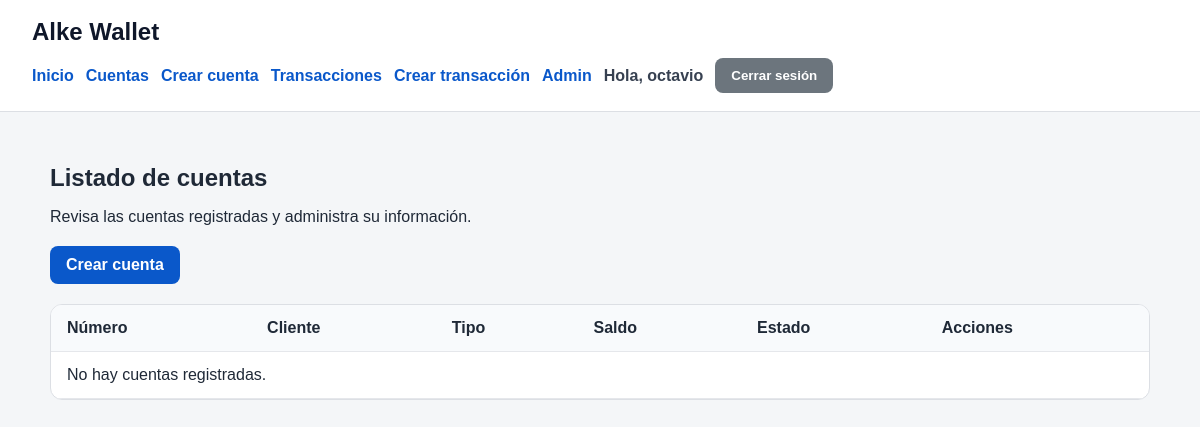
The page /cuentas/ (signed in) on the database as committed earlier.
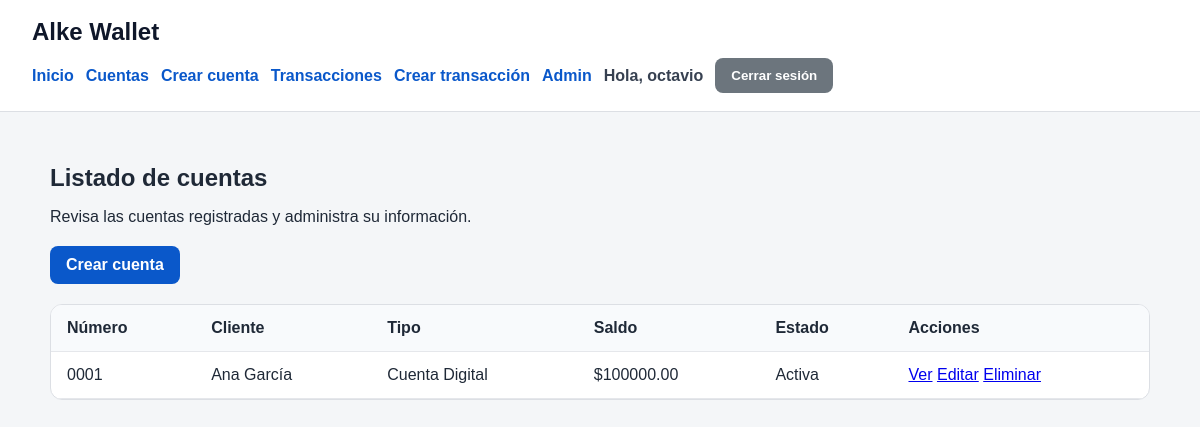
The same page on the database as committed later.
### gestion/models.py (models this page shows, shortened)
class Cuenta(models.Model):
    TIPO_CUENTA_CHOICES = [
        ('ahorro', 'Cuenta de Ahorro'),
        ('corriente', 'Cuenta Corriente'),
        ('digital', 'Cuenta Digital'),
    ]
    cliente = models.ForeignKey(Cliente, on_delete=models.CASCADE, related_name='cuentas')
    numero_cuenta = models.CharField(max_length=20, unique=True)
    tipo_cuenta = models.CharField(max_length=20, choices=TIPO_CUENTA_CHOICES)
    saldo = models.DecimalField(max_digits=12, decimal_places=2, default=0, validators=[MinValueValidator(0)])
    activa = models.BooleanField(default=True)
    creada_en = models.DateTimeField(auto_now_add=True)

class Cliente(models.Model):
    user = models.OneToOneField(User, on_delete=models.CASCADE, related_name='cliente')
    telefono = models.CharField(max_length=20, blank=True, null=True)
    direccion = models.CharField(max_length=255, blank=True, null=True)
    fecha_nacimiento = models.DateField(blank=True, null=True)
    creado_en = models.DateTimeField(auto_now_add=True)
    def __str__(self):
        return self.user.get_full_name() or self.user.username

### gestion/views.py (the view)
# urls.py: path('cuentas/', CuentaListView.as_view(), name='cuenta_list'),
class CuentaListView(LoginRequiredMixin, ListView):
    model = Cuenta
    template_name = 'gestion/cuenta_list.html'
    context_object_name = 'cuentas'

### templates/gestion/cuenta_list.html
{% extends "base.html" %}
{% block content %}
<section class="page-header">
    <h1>Listado de cuentas</h1>
    <p>Revisa las cuentas registradas y administra su información.</p>
</section>
<a class="btn" href="{% url 'cuenta_create' %}">Crear cuenta</a>
<div class="table-wrapper">
    <table class="data-table">
        <thead>
            <tr>
                <th>Número</th>
                <th>Cliente</th>
                <th>Tipo</th>
                <th>Saldo</th>
                <th>Estado</th>
                <th>Acciones</th>
            </tr>
        </thead>
        <tbody>
            {% for cuenta in cuentas %}
            <tr>
                <td>{{ cuenta.numero_cuenta }}</td>
                <td>{{ cuenta.cliente }}</td>
                <td>{{ cuenta.get_tipo_cuenta_display }}</td>
                <td>${{ cuenta.saldo }}</td>
                <td>
                    {% if cuenta.activa %}
                        Activa
                    {% else %}
                        Inactiva
                    {% endif %}
                </td>
                <td>
                    <a href="{% url 'cuenta_detail' cuenta.pk %}">Ver</a>
                    <a href="{% url 'cuenta_update' cuenta.pk %}">Editar</a>
                    <a href="{% url 'cuenta_delete' cuenta.pk %}">Eliminar</a>
                </td>
            </tr>
            {% empty %}
            <tr>
                <td colspan="6">No hay cuentas registradas.</td>
            </tr>
            {% endfor %}
        </tbody>
    </table>
</div>
{% endblock %}

Rows that differ between the two databases and show on the page:
added Cuenta: numero_cuenta "0001", cliente "Ana García", tipo_cuenta "Cuenta Digital", saldo "100000.00", activa "Activa"
Other text that changed with them:
text no longer shown: "No hay cuentas registradas."
